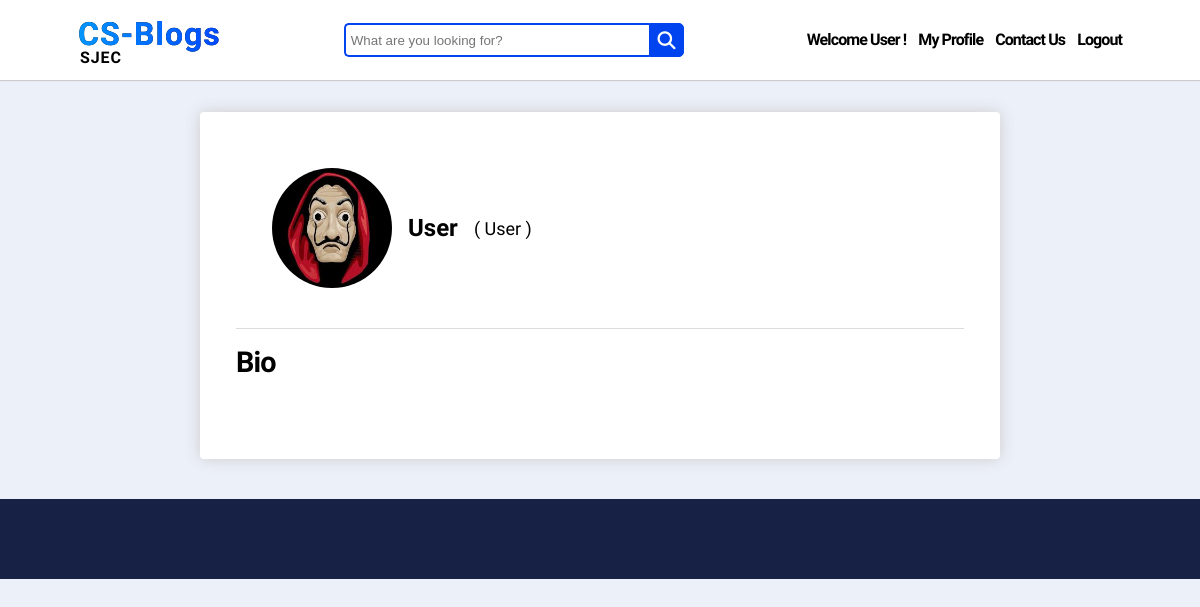
The app's page /accounts/u/user (signed in) with its own data.
### account/models.py (models this page shows, shortened)
class MyUser(AbstractUser):
    email = models.EmailField(unique=True)
    slug = models.CharField(max_length=60, unique=True, blank=True)
    bio = models.CharField(max_length=500, blank=True)
    profile_image = models.ImageField(upload_to="account/profile_pic", default="profile-default.jpg", blank=True)
    is_author = models.BooleanField(default=False)
    full_name = models.CharField(max_length=100, default="fullnaam")
    first_name = None
    last_name = None
    REQUIRED_FIELDS = ['email', 'full_name']

### account/views.py (the view)
# urls.py: path('u/<slug:slug>', ProfileView.as_view(), name="profile-view"),
class ProfileView(DetailView):
    model = MyUser
    content_object_name = "user"
    template_name = "account/profile.html"

### account/templates/account/profile.html (shortened to what this page needs)
{% extends "blog/base.html" %}
{% load static %}
{% block extra_head %}
    <link href="{% static 'account/css/profile.css' %}" rel="stylesheet" type="text/css">
{% endblock %}
{% block content %}
<br>
<br>
<br>
<br>
    <div id="outer-wrapper">
        <div id="inner-wrapper">
            <div>
                <div id="basicinfosection">
                    <img src="{{ request.user.profile_image.url }}" alt="Profile Picture" id="profile-picture">
                    <h1 id="fullname">{{ request.user.full_name }}</h1>
                    <p id="username">( {{ request.user.username }} )</p>
                </div>
            </div>
            <div class="section-container">
                <h3>Bio</h3>
            </div>
        </div>
    </div>
{% endblock %}

### blog/templates/blog/base.html (shortened to what this page needs)
{% load static %}
<!DOCTYPE HTML>
<html>
    <head>
        <link href="{% static 'blog/css/base.css' %}" rel="stylesheet" type="text/css">
        {% block extra_head %}
        {% endblock %}
    </head>
    <body>
        <div id="top-bar">
            <div class="logo-bar">
                <div class="logo">
                    <a href="{% url 'index' %}" style="height: 40px;">CS-Blogs</a>
                </div>
                <p style="margin-left: 2px;">SJEC</p>
            </div>
            <form method="GET" action="{% url 'search' %}">
                <div class="search">
                    <input type="text" name="query" class="searchTerm" placeholder="What are you looking for?">
                    <button type="submit" class="searchButton">
                    <i class="fa fa-search"></i>
                </button>
                </div>
            </form>
            <div id="menu-items-container">
                {% if request.user.is_authenticated %}
                    <p class="menu-item">Welcome {{ request.user.full_name }} !</p>
                    <a href="{% url 'profile-update' request.user.slug %}" class="menu-item">My Profile</a>
                    <a href="{% url 'contact-us' %}" class="menu-item">Contact Us</a>
                    <a href="{% url 'logout' %}" class="menu-item" style="margin-right: 0px;">Logout</a>
                {% else %}
                    <a href="{% url 'contact-us' %}" class="menu-item">Contact Us</a>
                    <a href="{% url 'login' %}" class="menu-item">Login</a>
                    <a href="{% url 'signup' %}"><button id="signup-btn">Signup</button></a>
                {% endif %}
            </div>
        </div>
        {% block content %}
        {% endblock %}
        <div id="bottom-bar"></div>
    </body>
</html>

### blog/static/blog/css/base.css (style rules this page uses)
body { background-color: #ECF0F9; margin: 0; }
#top-bar { background-color: white; position: fixed; top: 0; left: 0; align-items: center; box-sizing: border-box; box-shadow: 0 1px 1px #ccc; width: 100%; height: 80px; z-index: 90; padding: 1em 4.875em; display: flex; justify-content: space-between; }
.logo-bar { cursor: pointer; }
.logo { background-image: linear-gradient(269deg,#0048ff,#0096ff), linear-gradient(#000,#000); -webkit-background-clip: text; -webkit-text-fill-color: transparent; display: block; font-family: "Raleway"; font-size: 32px; font-weight: 700; height: 37px; letter-spacing: 1px; color: rgb(0, 132, 255); }
.logo-bar a { text-decoration: none; }
.logo-bar p { font-family: Raleway,sans-serif; font-size: 1em; font-weight: 600; font-stretch: normal; line-height: .8; letter-spacing: .9px; margin: 0; }
.search { width: 340px; position: relative; display: flex; align-items: center; }
.searchTerm { width: 100%; border: 2px solid #0044F0; border-right: none; padding: 5px; height: 20px; border-radius: 5px 0 0 5px; outline: none; color: #9DBFAF; }
.searchButton { width: 38px; height: 34px; border: 1px solid #0044F0; background: #0044F0; text-align: center; color: #fff; border-radius: 0 5px 5px 0; cursor: pointer; font-size: 20px; }
.fa-search { color: white; font-size: 18px; }
#menu-items-container { display: flex; justify-content: flex-end; align-items: center; }
#menu-items-container a { text-decoration: none; color: #000; }
.menu-item { font-family: "Raleway"; font-size: 16px; font-weight: 600; letter-spacing: -0.9px; line-height: 69.84px; margin: 0px; margin-right: 12px; }
#bottom-bar { background-color: #172146; width: 100%; height: 80px; }

### account/static/account/css/profile.css (style rules this page uses)
#outer-wrapper { max-width: 800px; margin: 40px auto; -webkit-box-sizing: border-box; box-sizing: border-box; background-color: #fff; border-radius: 4px; -webkit-box-shadow: 0 0 15px #ccc; box-shadow: 0 0 15px #ccc; }
#inner-wrapper { padding: 36px; }
#basicinfosection { display: flex; justify-content: flex-start; align-items: center; padding: 20px 36px; }
#profile-picture { width: 120px; height: 120px; border-radius: 50%; cursor: pointer; }
#fullname { font-family: Raleway,sans-serif; font-size: 24px; font-weight: 600; margin: 0; margin-left: 16px; }
#username { font-family: Raleway,sans-serif; font-size: 18px; font-weight: 400; margin: 0; margin-left: 16px; }
.section-container { border-top: 1.5px solid #dcdcdc; margin-top: 20px; }
h3 { margin-top: 16px; margin-bottom: 44px; font-size: 1.8em; -o-object-fit: contain; object-fit: contain; font-family: Raleway,sans-serif; font-weight: 600; font-style: normal; font-stretch: normal; letter-spacing: -.9px; text-align: left; color: #000; }

### records on screen
MyUser: user.full_name "User", user.profile_image (placeholder picture), user.username "User"
